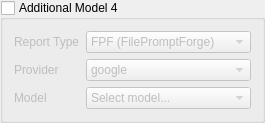
         <widget class="QGroupBox" name="groupAdditionalModel4">
          <property name="title">
           <string>Additional Model 4</string>
          </property>
          <property name="checkable">
           <bool>true</bool>
          </property>
          <property name="checked">
           <bool>false</bool>
          </property>
          <layout class="QFormLayout" name="formAdditionalModel4">
           <item row="0" column="0">
            <widget class="QLabel" name="labelAdditionalType4">
             <property name="text">
              <string>Report Type</string>
             </property>
            </widget>
           </item>
           <item row="0" column="1">
            <widget class="QComboBox" name="comboAdditionalType4">
             <item>
              <property name="text">
               <string>FPF (FilePromptForge)</string>
              </property>
             </item>
             <item>
              <property name="text">
               <string>GPTR (GPT Researcher)</string>
              </property>
             </item>
             <item>
              <property name="text">
               <string>DR (Deep Research)</string>
              </property>
             </item>
             <item>
              <property name="text">
               <string>MA (Multi-Agent Task)</string>
              </property>
             </item>
            </widget>
           </item>
           <item row="1" column="0">
            <widget class="QLabel" name="labelAdditionalProvider4">
             <property name="text">
              <string>Provider</string>
             </property>
            </widget>
           </item>
           <item row="1" column="1">
            <widget class="QComboBox" name="comboAdditionalProvider4">
             <item>
              <property name="text">
               <string>google</string>
              </property>
             </item>
             <item>
              <property name="text">
               <string>openai</string>
              </property>
             </item>
             <item>
              <property name="text">
               <string>openrouter</string>
              </property>
             </item>
            </widget>
           </item>
           <item row="2" column="0">
            <widget class="QLabel" name="labelAdditionalModel4">
             <property name="text">
              <string>Model</string>
             </property>
            </widget>
           </item>
           <item row="2" column="1">
            <widget class="QComboBox" name="comboAdditionalModel4">
             <item>
              <property name="text">
               <string>Select model...</string>
              </property>
             </item>
             <item>
              <property name="text">
               <string>gemini-2.5-flash</string>
              </property>
             </item>
             <item>
              <property name="text">
               <string>gpt-4.1</string>
              </property>
             </item>
             <item>
              <property name="text">
               <string>gpt-4o</string>
              </property>
             </item>
             <item>
              <property name="text">
               <string>gpt-5-mini</string>
              </property>
             </item>
             <item>
              <property name="text">
               <string>o4-mini</string>
              </property>
             </item>
             <item>
              <property name="text">
               <string>openrouter: custom</string>
              </property>
             </item>
            </widget>
           </item>
          </layout>
         </widget>
